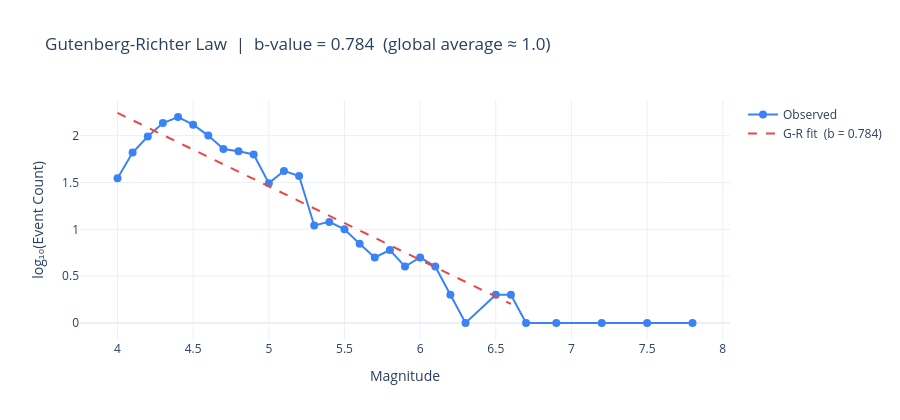

The cell this chart's notebook holds for it:
### Markdown cell above
## Gutenberg-Richter Law Verification

### Code cell
sql = '''
SELECT ROUND(magnitude,1) AS mag_bin,
       COUNT(*)           AS event_count,
       ROUND(LOG10(COUNT(*)), 4) AS log10_count
FROM   earthquakes
WHERE  magnitude IS NOT NULL
GROUP  BY mag_bin
ORDER  BY mag_bin
'''
gr = pd.read_sql_query(sql, conn)

# Fit a regression line (b-value)
valid = gr[gr["log10_count"] > 0]
b_coeffs = np.polyfit(valid["mag_bin"], valid["log10_count"], 1)
b_value  = abs(round(b_coeffs[0], 3))
fit_line = np.poly1d(b_coeffs)(valid["mag_bin"])

fig = go.Figure()
fig.add_trace(go.Scatter(
    x=gr["mag_bin"], y=gr["log10_count"],
    mode="markers+lines", name="Observed",
    marker=dict(size=8, color="#3B82F6")
))
fig.add_trace(go.Scatter(
    x=valid["mag_bin"], y=fit_line,
    mode="lines", name=f"G-R fit  (b = {b_value})",
    line=dict(dash="dash", color="#EF4444", width=2)
))
fig.update_layout(
    title=f"Gutenberg-Richter Law  |  b-value = {b_value}  (global average ≈ 1.0)",
    xaxis_title="Magnitude", yaxis_title="log₁₀(Event Count)",
    template="plotly_white", height=420
)
fig.show()
print(f"b-value = {b_value}  |  {len(gr)} magnitude bins")

### Figure 1 — Plotly figure (JSON) as saved in the notebook; plotly's stock layout.template omitted (floating-point values rounded to 4 significant figures)
{"data": [{"marker": {"color": "#3B82F6", "size": 8}, "mode": "markers+lines", "name": "Observed", "type": "scatter", "x": [4.0, 4.1, 4.2, 4.3, 4.4, 4.5, 4.6, 4.7, 4.8, 4.9, 5.0, 5.1, 5.2, 5.3, 5.4, 5.5, 5.6, 5.7, 5.8, 5.9, 6.0, 6.1, 6.2, 6.3, 6.5, 6.6, 6.7, 6.9, 7.2, 7.5, 7.8], "y": [1.544, 1.819, 1.991, 2.134, 2.199, 2.117, 2.0, 1.857, 1.833, 1.799, 1.491, 1.623, 1.568, 1.041, 1.079, 1.0, 0.8451, 0.699, 0.7782, 0.6021, 0.699, 0.6021, 0.301, 0.0, 0.301, 0.301, 0.0, 0.0, 0.0, 0.0, 0.0]}, {"line": {"color": "#EF4444", "dash": "dash", "width": 2}, "mode": "lines", "name": "G-R fit  (b = 0.784)", "type": "scatter", "x": [4.0, 4.1, 4.2, 4.3, 4.4, 4.5, 4.6, 4.7, 4.8, 4.9, 5.0, 5.1, 5.2, 5.3, 5.4, 5.5, 5.6, 5.7, 5.8, 5.9, 6.0, 6.1, 6.2, 6.5, 6.6], "y": [2.243, 2.164, 2.086, 2.007, 1.929, 1.85, 1.772, 1.694, 1.615, 1.537, 1.458, 1.38, 1.302, 1.223, 1.145, 1.066, 0.9879, 0.9095, 0.831, 0.7526, 0.6742, 0.5958, 0.5174, 0.2821, 0.2037]}], "layout": {"height": 420, "title": {"text": "Gutenberg-Richter Law  |  b-value = 0.784  (global average ≈ 1.0)"}, "xaxis": {"title": {"text": "Magnitude"}}, "yaxis": {"title": {"text": "log₁₀(Event Count)"}}}}
